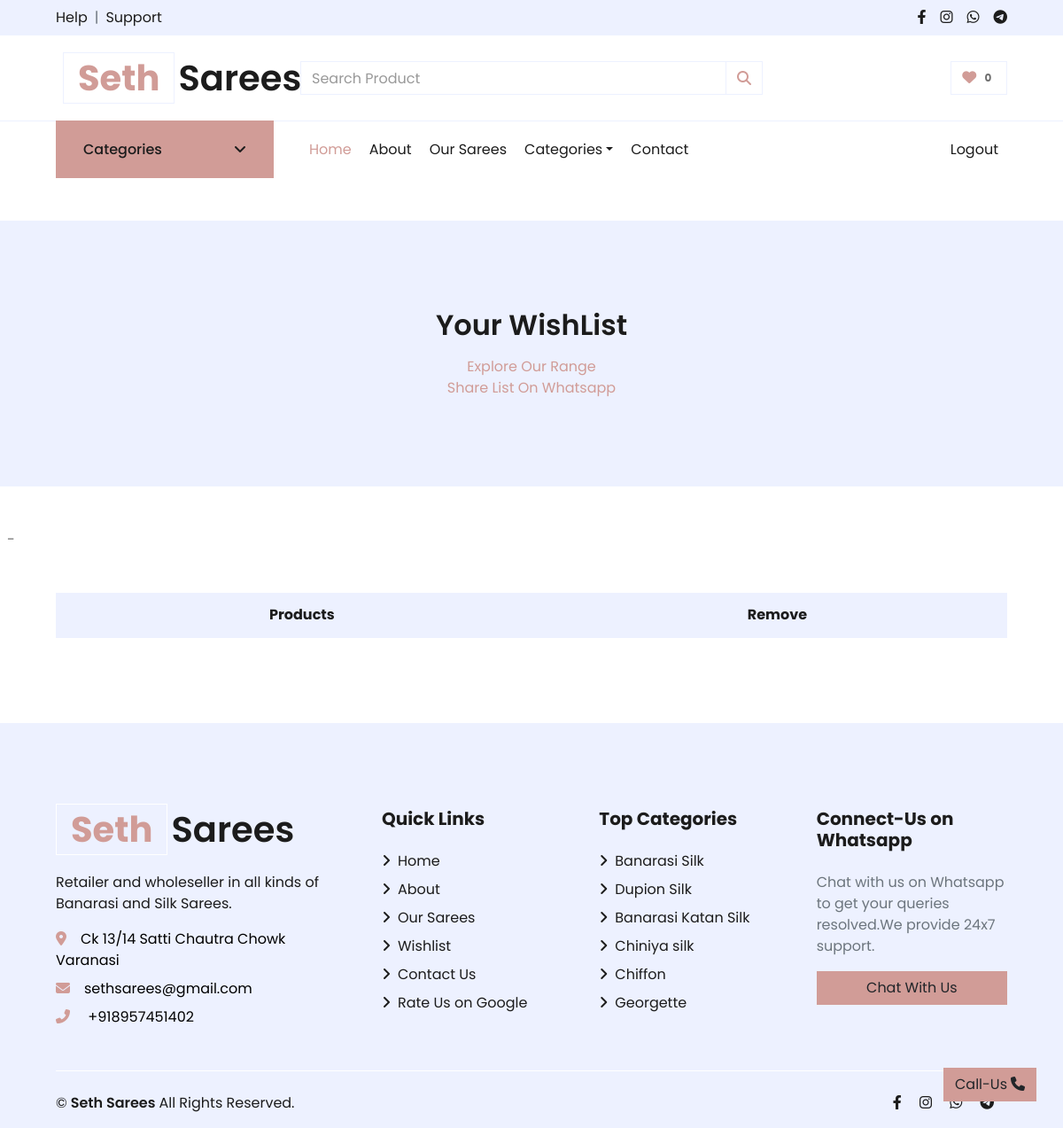
/wishlist (signed in), run on an earlier commit of the app's database.
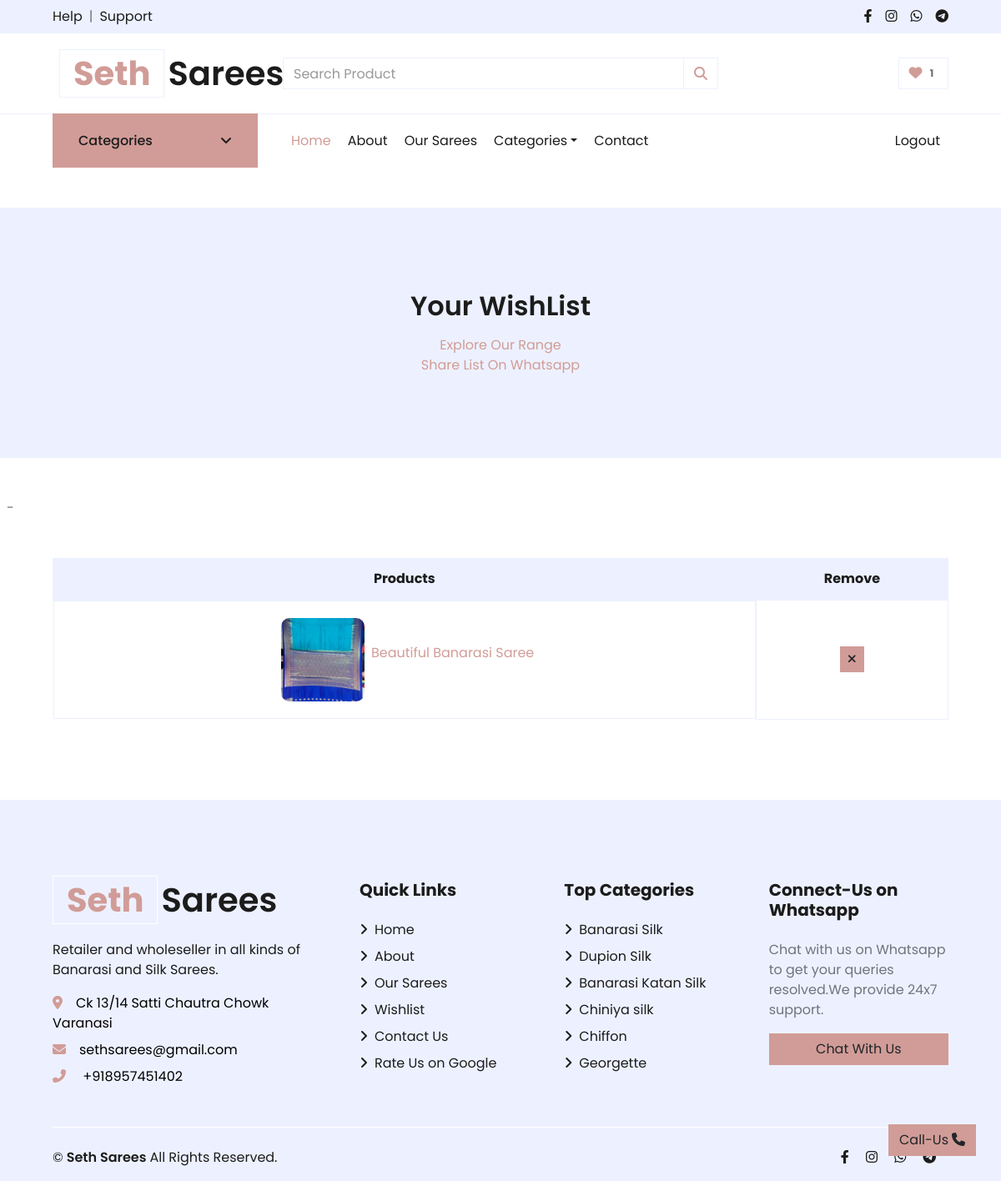
And on a later commit of the database.
### store/models/category.py (models this page shows, shortened)
class Category(models.Model):
    name = models.CharField(max_length=50)
    image = models.ImageField(default='',upload_to='uploads/category_img/')
    description = models.TextField( default='' , null=True , blank=True)
    def __str__(self):
        return self.name

### store/models/wishlist.py (models this page shows)
class Wishlist(models.Model):
    customer = models.ForeignKey(Customer, on_delete=models.CASCADE, default=1)
    product = models.ForeignKey(Product, on_delete=models.CASCADE, default=1)

### store/models/product.py (models this page shows, shortened)
class Product(models.Model):
    name = models.CharField(max_length=50)
    price = models.IntegerField(default=0)
    category = models.ForeignKey(Category, on_delete=models.CASCADE, default=1)
    description = models.TextField( default='' , null=True , blank=True)
    short_description= models.TextField( default='' , null=True , blank=True)
    image = models.ImageField(upload_to='uploads/products/')
    image1 = models.ImageField(upload_to='uploads/products/')
    image2 = models.ImageField(upload_to='uploads/products/')

### store/views/wishlist.py (the view)
# urls.py: path('wishlist',show_wishlist),
def show_wishlist(request):
    customer_id=request.session.get('customer')
    if(customer_id):
        customer=Customer.objects.get(id=customer_id)
        wishlist=Wishlist.objects.filter(customer=customer_id)
        wishlist_len=len(wishlist)
        data['wishlist']=wishlist
        data['wishlist_len']=wishlist_len
        return render(request,'wishlist.html',data)
    else :
        return redirect('pleaselogin')

### store/templates/wishlist.html (shortened to what this page needs)
{% extends 'base.html' %}
{% load static %}
{% block content %}
    <div class="container-fluid bg-secondary mb-5">
        <div class="d-flex flex-column align-items-center justify-content-center" style="min-height: 300px">
            <h2 class="font-weight-semi-bold  mb-3">Your WishList</h2>
            <div class="d-flex flex-column text-center align-items-center justify-content-center ">
                <p class="m-0"><a href="/category">Explore Our Range</a></p>
                <p class="m-0"><a href="/category">Share List On Whatsapp</a></p>
            </div>
        </div>
    </div>
    <p class="m-0 px-2">-</p>
    <div class="container-fluid pt-5">
        <div class="row px-xl-5">
            <div class="col-lg-12 table-responsive mb-5">
                <table class="table table-bordered text-center mb-0">
                    <thead class="bg-secondary text-dark">
                        <tr>
                            <th>Products {{wishlist.length}}</th>
                            <th>Remove</th>
                        </tr>
                    </thead>
                    <tbody class="align-middle">
                        {%for entry in wishlist%}
                        <tr>
                            <td class="d-flex align-items-center justify-content-center"><a href="/detail?product={{entry.product.id}}"><img src="{{entry.product.image.url}}" alt="" style="width: 100px;border-radius: 10%;"  class="m-2"></a> <a href="/detail?product={{entry.product.id}}"><p> {{entry.product.name}}</p></a></td>
                            <td class="align-middle"><form action="/remove-item" method="POST">
                                <button type="submit" method="POST" class="btn btn-sm btn-primary"><i class="fa fa-times"></i></button></form></td>
                        </tr>
                        {%endfor%}
                    </tbody>
                </table>
            </div>
        </div>
    </div>
    {% endblock content%}

### store/templates/base.html (shortened to what this page needs)
<!DOCTYPE html>
<html lang="en">
    {% load static %}
<head>
    <link rel="stylesheet" href="https://cdnjs.cloudflare.com/ajax/libs/font-awesome/6.2.1/css/all.min.css" />
    <link href="{% static './store/lib/owlcarousel/assets/owl.carousel.min.css' %}" rel="stylesheet">
    <link rel="stylesheet" href="https://unpkg.com/aos@next/dist/aos.css" />
    <link href="{% static './store/css/style.css' %}" rel="stylesheet">
</head>
<body>
    <div class="container-fluid">
        <div class="row bg-secondary py-2 px-xl-5">
            <div class="col-lg-6 d-none d-lg-block">
                <div class="d-inline-flex align-items-center">
                    <a class="text-dark" href="https://wa.me/{{phone_no}}?text=Hello,+I+needed+some+help+related+to+your+store">Help</a>
                    <span class="text-muted px-2">|</span>
                    <a class="text-dark" href="https://wa.me/{{phone_no}}?text=Hello,+I+needed+some+support+related+to+your+store">Support</a>
                </div>
            </div>
            <div class="col-lg-6 text-center text-lg-right">
                <div class="d-inline-flex align-items-center">
                    <a class="text-dark px-2" href="https://www.facebook.com/profile.php?id=100089091092224">
                        <i class="fab fa-facebook-f"></i>
                    </a>
                    <a class="text-dark px-2" href="https://www.instagram.com/seth_sarees/">
                        <i class="fab fa-instagram"></i>
                    </a>
                    <a class="text-dark px-2" href="https://wa.me/{{phone_no}}?text=Hello,+I+am+interested+in+knowing+more+about+your+Store">
                        <i class="fab fa-whatsapp"></i>
                    </a>
                    <a class="text-dark pl-2" href="">
                        <i class="fab fa-telegram"></i>
                    </a>
                </div>
            </div>
        </div>
        <div class="row align-items-center py-3 px-xl-5">
            <div class="col-lg-3 d-none d-lg-block">
                <a href='/' class="text-decoration-none">
                    <h1 class="m-2 display-5 font-weight-semi-bold"><span class="text-primary font-weight-bold border px-3 mr-1">Seth</span>Sarees</h1>
                </a>
            </div>
            <div class="col-lg-6 col-6 text-left">
                <form method="GET" action="/search" >
                    <div class="input-group">
                        <input type="text" class="form-control" placeholder="Search Product" name="search" id="search">
                        <div class="input-group-append">
                            <span class=" btn btn-primary input-group-text  bg-transparent text-primary">
                                <i class="fa fa-search"></i>
                            </span>
                        </div>
                    </div>
                </form>
            </div>
            <div class="col-lg-3 col-6 text-right">
                <a href="/wishlist" class="btn border">
                    <i class="fas fa-heart text-primary"></i>
                    <span class="badge">{{wishlist_len}}</span>
                </a>
            </div>
        </div>
    </div>
    <div class="container-fluid mb-5">
        <div class="row border-top px-xl-5">
            <div class="col-lg-3 d-none d-lg-block">
                <a class="btn shadow-none d-flex align-items-center justify-content-between bg-primary text-white w-100" data-toggle="collapse" href="#navbar-vertical" style="height: 65px; margin-top: -1px; padding: 0 30px;">
                    <h6 class="m-0">Categories</h6>
                    <i class="fa fa-angle-down text-dark"></i>
                </a>
            </div>
            <div class="col-lg-9">
                <nav class="navbar navbar-expand-lg bg-light navbar-light py-3 py-lg-0 px-0">
                    <div class="collapse navbar-collapse justify-content-between" id="navbarCollapse">
                        <div class="navbar-nav mr-auto py-0">
                            <a href="/" class="nav-item nav-link active">Home</a>
                            <a href="/about" class="nav-item nav-link">About</a>
                            <a href="/category" class="nav-item nav-link">Our Sarees</a>
                            <div class="nav-item dropdown">
                                <a href="#" class="nav-link dropdown-toggle" data-toggle="dropdown">Categories</a>
                            </div>
                            <a href="/contact" class="nav-item nav-link">Contact</a>
                        </div>
                        <div class="navbar-nav ml-auto py-0">
                            {%if not request.session.customer%}
                            <a href="/login" class="nav-item nav-link">Login</a>
                            <a href="/signup" class="nav-item nav-link">Sign Up</a>
                            {%else%}
                            <a href="/logout" class="nav-item nav-link">Logout</a>
                            {%endif%}
                        </div>
                    </div>
                </nav>
            </div>
        </div>
    </div>
        {%block content%}
        {%endblock%}
    <div class="container-fluid bg-secondary text-dark mt-5 pt-5">
        <div class="row px-xl-5 pt-5">
            <div class="col-lg-4 col-md-12 mb-5 pr-3 pr-xl-5">
                <a href="/" class="text-decoration-none">
                    <h1 class="mb-4 display-5 font-weight-semi-bold"><span class="text-primary font-weight-bold border border-white px-3 mr-1">Seth</span>Sarees</h1>
                </a>
                <p>Retailer and wholeseller in all kinds of Banarasi and Silk Sarees.</p>
                <p class="mb-2"><i class="fa fa-map-marker-alt text-primary mr-3"></i><a href="https://www.google.com/search?q=seth%20sarees&oq=seth&aqs=chrome.0.69i59j69i57j69i59j69i60j69i61l2j69i60.1882j0j4&sourceid=chrome&ie=UTF-8&tbs=lf:1,lf_ui:10&tbm=lcl&sxsrf=ALiCzsaSynD1unvd0ebaW9NJ0Fx-3SjwXA:1671827345404&rflfq=1&num=10&rldimm=527673046138865702&lqi=CgtzZXRoIHNhcmVlc0iz8qLwsq6AgAhaHRAAEAEYABgBIgtzZXRoIHNhcmVlcyoGCAIQABABkgEXZGVzaWduZXJfY2xvdGhpbmdfc3RvcmU&phdesc=J3chXqvknqQ&ved=2ahUKEwjjtbGYypD8AhVH03MBHdmAB1gQvS56BAgYEAE&sa=X&rlst=f#rlfi=hd:;si:527673046138865702,l,CgtzZXRoIHNhcmVlc0iz8qLwsq6AgAhaHRAAEAEYABgBIgtzZXRoIHNhcmVlcyoGCAIQABABkgEXZGVzaWduZXJfY2xvdGhpbmdfc3RvcmU,y,J3chXqvknqQ;mv:[[25.6578831,83.0200176],[25.2926608,82.8717667]];tbs:lrf:!1m4!1u3!2m2!3m1!1e1!2m1!1e3!3sIAE,lf:1,lf_ui:10" style="color:black;">{{address}}</a></p>
                <p class="mb-2"><i class="fa fa-envelope text-primary mr-3"></i><a href="mailto:someone@example.com" style="color:black;">{{email}}</a></p>
                <p class="mb-0"><i class="fa fa-phone-alt text-primary mr-3"></i><a href="tel:+{{phone_no}}" style="color:black;"> +{{phone_no}}</a></p>
            </div>
            <div class="col-lg-8 col-md-12">
                <div class="row">
                    <div class="col-md-4 mb-5">
                        <h5 class="font-weight-bold text-dark mb-4">Quick Links</h5>
                        <div class="d-flex flex-column justify-content-start">
                            <a class="text-dark mb-2" href="/"><i class="fa fa-angle-right mr-2"></i>Home</a>
                            <a class="text-dark mb-2" href="/about"><i class="fa fa-angle-right mr-2"></i>About</a>
                            <a class="text-dark mb-2" href="/category"><i class="fa fa-angle-right mr-2"></i>Our Sarees</a>
                            <a class="text-dark mb-2" href="checkout.html"><i class="fa fa-angle-right mr-2"></i>Wishlist</a>
                            <a class="text-dark mb-2" href="/contact"><i class="fa fa-angle-right mr-2"></i>Contact Us</a>
                            <a class="text-dark mb-2" href="https://www.google.com/search?q=seth%20sarees&oq=seth+sarees&aqs=chrome..69i57j69i59j69i61l3.2280j0j4&sourceid=chrome&ie=UTF-8&tbs=lrf:!1m4!1u3!2m2!3m1!1e1!2m1!1e3!3sIAE,lf:1,lf_ui:10&tbm=lcl&sxsrf=ALiCzsb6kLBLebcYjMVq3ZZjTXegQRwJRQ:1671576707763&rflfq=1&num=10&rldimm=527673046138865702&lqi=CgtzZXRoIHNhcmVlc0iz8qLwsq6AgAhaHRAAEAEYABgBIgtzZXRoIHNhcmVlcyoGCAIQABABkgEXZGVzaWduZXJfY2xvdGhpbmdfc3RvcmU&phdesc=J3chXqvknqQ&ved=2ahUKEwjQ5oW_pIn8AhVywXMBHfXHBNoQvS56BAgeEAE&sa=X&rlst=f#lrd=0x398e2e1ed9ad1ce9:0x752abd6f8a7c826,3,,,&rlfi=hd:;si:527673046138865702,l,CgtzZXRoIHNhcmVlc0iz8qLwsq6AgAhaHRAAEAEYABgBIgtzZXRoIHNhcmVlcyoGCAIQABABkgEXZGVzaWduZXJfY2xvdGhpbmdfc3RvcmU,y,J3chXqvknqQ;mv:[[25.6592943,83.033485],[25.2677299,82.87100439999999]];tbs:lrf:!1m4!1u3!2m2!3m1!1e1!2m1!1e3!3sIAE,lf:1,lf_ui:10"><i class="fa fa-angle-right mr-2"></i>Rate Us on Google</a>
                        </div>
                    </div>
                    <div class="col-md-4 mb-5">
                        <h5 class="font-weight-bold text-dark mb-4">Top Categories</h5>
                        <div class="d-flex flex-column justify-content-start">
                            {% for category in categories|slice:":6" %}
                            <a class="text-dark mb-2" href="/category?category={{category.id}}"><i class="fa fa-angle-right mr-2"></i>{{category}}</a>
                            {% endfor %}
                        </div>
                    </div>
                    <div class="col-md-4 mb-3" >
                        <h5 class="font-weight-bold text-dark mb-4">Connect-Us on Whatsapp</h5>
                        <div class="d-flex flex-column ">
                            <p class=text-muted>Chat with us on Whatsapp to get your queries resolved.We provide 24x7 support.</p>
                            <a href="https://wa.me/{{phone_no}}?text=Hello,+I+am+interested+in+knowing+more+about+your+Store" class="btn btn-primary px-3 w-100">Chat With Us</a>
                        </div>
                    </div>
                </div>
            </div>
        </div>
        <div class="row border-top border-light mx-xl-5 pt-4">
            <div class="col-md-6 px-xl-0">
                <p class="mb-md-0 text-center text-md-left text-dark">
                    <div class=" d-flex align-items-center">
                        &copy; <a class="px-1 text-dark font-weight-semi-bold" href="#">Seth Sarees</a> All Rights Reserved.
                    </div>
                </p>
            </div>
            <div class="col-md-6 px-xl-0">
                <div class="col  text-center  text-sm-right ">
                        <a class="text-dark px-2" href="https://www.facebook.com/profile.php?id=100089091092224">
                            <i class="fab fa-facebook-f"></i>
                        </a>
                        <a class="text-dark px-2" href="https://www.instagram.com/seth_sarees/">
                            <i class="fab fa-instagram"></i>
                        </a>
                        <a class="text-dark px-2" href="https://wa.me/{{phone_no}}?text=Hello,+I+am+interested+in+knowing+more+about+your+Store">
                            <i class="fab fa-whatsapp"></i>
                        </a>
                        <a class="text-dark pl-2" href="">
                            <i class="fab fa-telegram"></i>
                        </a>
                </div>
            </div>
        </div>
    </div>
    <a href="tel:+{{phone_no}}"  class="btn btn-primary back-to-top">Call-Us <span class="pl-1"><i class="fa fa-phone" ></i></span></a>
</body>

What changed in the data, as far as the page shows it:
added Wishlist: product.image (picture), product.name "Beautiful Banarasi Saree"
Also different on the page:
{{ wishlist_len }}: "0" → "1"
